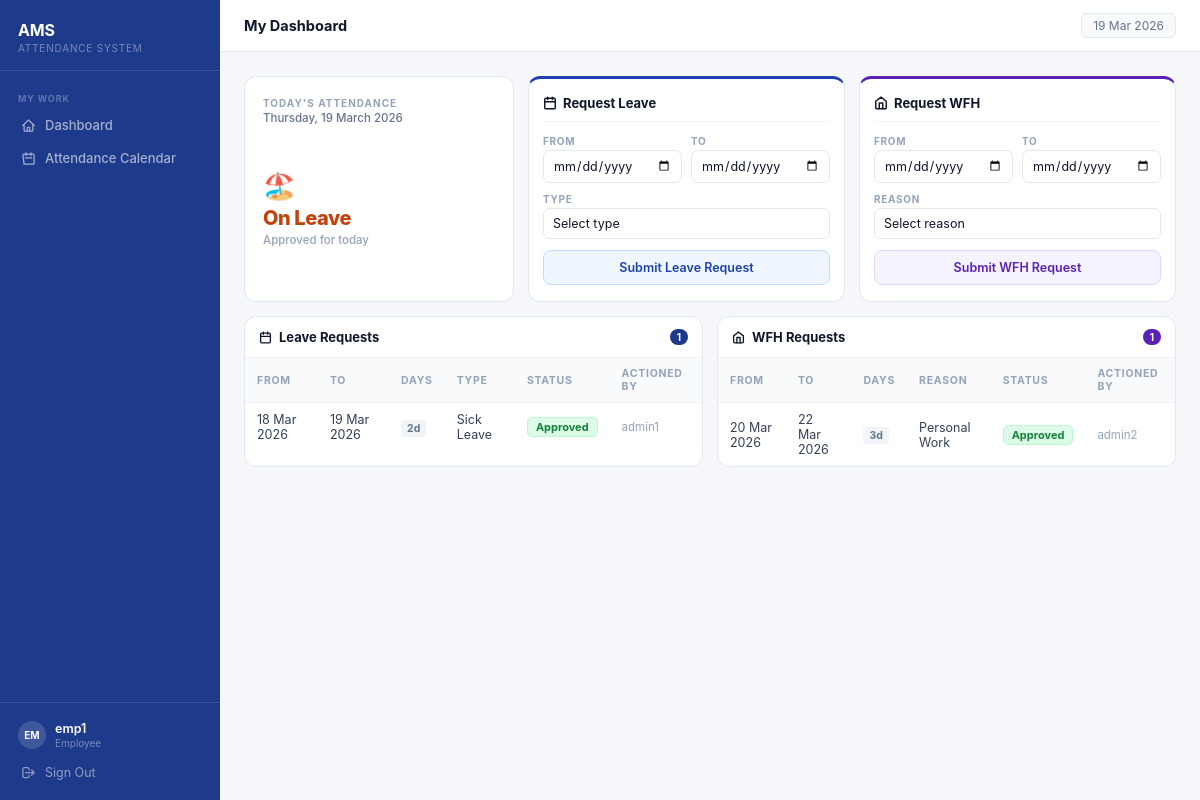
The page /user/ (signed in) on the database its author committed.
### attendance/models.py (models this page shows, shortened)
class LeaveRequest(models.Model):
    STATUS_CHOICES = [
        ('pending', 'Pending'),
        ('approved', 'Approved'),
        ('rejected', 'Rejected'),
    ]
    user = models.ForeignKey(User, on_delete=models.CASCADE, related_name='leave_requests')
    start_date = models.DateField()
    end_date = models.DateField()
    reason = models.TextField(blank=True)
    status = models.CharField(max_length=10, choices=STATUS_CHOICES, default='pending')
    actioned_by = models.ForeignKey(
        User, on_delete=models.SET_NULL, null=True, blank=True, related_name='leave_actions'
    )
    actioned_at = models.DateTimeField(null=True, blank=True)
    created_at = models.DateTimeField(default=datetime.now)
    @property
    def num_days(self):
        return (self.end_date - self.start_date).days + 1

class WFHRequest(models.Model):
    STATUS_CHOICES = [
        ('pending', 'Pending'),
        ('approved', 'Approved'),
        ('rejected', 'Rejected'),
    ]
    user = models.ForeignKey(User, on_delete=models.CASCADE, related_name='wfh_requests')
    start_date = models.DateField()
    end_date = models.DateField()
    reason = models.TextField(blank=True)
    status = models.CharField(max_length=10, choices=STATUS_CHOICES, default='pending')
    actioned_by = models.ForeignKey(
        User, on_delete=models.SET_NULL, null=True, blank=True, related_name='wfh_actions'
    )
    actioned_at = models.DateTimeField(null=True, blank=True)
    created_at = models.DateTimeField(default=datetime.now)
    @property
    def num_days(self):
        return (self.end_date - self.start_date).days + 1

### attendance/views.py (the view)
# urls.py: path('user/', views.user_dashboard, name='user_dashboard'),
@login_required
def user_dashboard(request):
    if is_admin(request.user):
        return redirect('admin_dashboard')
    system_date = get_system_date()
    attendance_today = Attendance.objects.filter(user=request.user, date=system_date).first()
    leave_today = LeaveRequest.objects.filter(
        user=request.user,
        start_date__lte=system_date,
        end_date__gte=system_date,
        status='approved',
    ).first()
    wfh_approved_today = WFHRequest.objects.filter(
        user=request.user,
        start_date__lte=system_date,
        end_date__gte=system_date,
        status='approved',
    ).exists()
    leave_requests = LeaveRequest.objects.filter(user=request.user).order_by('-created_at')
    wfh_requests = WFHRequest.objects.filter(user=request.user).order_by('-created_at')
    attendance_records = Attendance.objects.filter(user=request.user).order_by('date')
    return render(request, 'attendance/user_dashboard.html', {
        'system_date': system_date,
        'attendance_today': attendance_today,
        'leave_today': leave_today,
        'wfh_approved_today': wfh_approved_today,
        'leave_requests': leave_requests,
        'wfh_requests': wfh_requests,
        'attendance_records': attendance_records,
    })

### attendance/views.py (called while the page is built)
def get_system_date():
    s = SystemSettings.objects.first()
    return s.current_date if s else date.today()

def is_admin(user):
    return user.is_staff or user.is_superuser

### attendance/templates/attendance/user_dashboard.html (shortened to what this page needs)
{% extends 'attendance/base.html' %}
{% block topbar_title %}My Dashboard{% endblock %}
{% block content %}
<div class="dash">
  <div class="dash-top">
    <div class="attend-card">
      <div class="attend-label">Today's Attendance</div>
      <div class="attend-date">{{ system_date|date:'l, d F Y' }}</div>
      {% if leave_today %}
        <div class="attend-status attend-status-leave">
          <div class="attend-icon">🏖️</div>
          <div class="attend-status-name">On Leave</div>
          <div class="attend-status-hint">Approved for today</div>
        </div>
      {% endif %}
    </div>
    <div class="dash-forms">
      <div class="form-card form-card-leave">
        <div class="form-title">
          <svg width="14" height="14" viewBox="0 0 24 24" fill="none" stroke="currentColor" stroke-width="2.5" stroke-linecap="round" stroke-linejoin="round"><rect x="3" y="4" width="18" height="18" rx="2" ry="2"/><line x1="16" y1="2" x2="16" y2="6"/><line x1="8" y1="2" x2="8" y2="6"/><line x1="3" y1="10" x2="21" y2="10"/></svg>
          Request Leave
        </div>
        <form method="post" action="{% url 'submit_leave' %}">
          <div class="row2">
            <div class="field">
              <label>From</label>
              <input type="date" name="start_date" id="leaveStart" min="{{ system_date|date:'Y-m-d' }}" required onchange="calcDays('leave')">
            </div>
            <div class="field">
              <label>To</label>
              <input type="date" name="end_date" id="leaveEnd" min="{{ system_date|date:'Y-m-d' }}" required onchange="calcDays('leave')">
            </div>
          </div>
          <div class="field">
            <label>Type</label>
            <select name="reason" required>
              <option value="" disabled selected>Select type</option>
            </select>
          </div>
          <button type="submit" class="sub-btn sub-leave">Submit Leave Request</button>
        </form>
      </div>
      <div class="form-card form-card-wfh">
        <div class="form-title">
          <svg width="14" height="14" viewBox="0 0 24 24" fill="none" stroke="currentColor" stroke-width="2.5" stroke-linecap="round" stroke-linejoin="round"><path d="M3 9l9-7 9 7v11a2 2 0 0 1-2 2H5a2 2 0 0 1-2-2z"/><polyline points="9 22 9 12 15 12 15 22"/></svg>
          Request WFH
        </div>
        <form method="post" action="{% url 'submit_wfh' %}">
          <div class="row2">
            <div class="field">
              <label>From</label>
              <input type="date" name="start_date" id="wfhStart" min="{{ system_date|date:'Y-m-d' }}" required onchange="calcDays('wfh')">
            </div>
            <div class="field">
              <label>To</label>
              <input type="date" name="end_date" id="wfhEnd" min="{{ system_date|date:'Y-m-d' }}" required onchange="calcDays('wfh')">
            </div>
          </div>
          <div class="field">
            <label>Reason</label>
            <select name="reason" required>
              <option value="" disabled selected>Select reason</option>
            </select>
          </div>
          <button type="submit" class="sub-btn sub-wfh">Submit WFH Request</button>
        </form>
      </div>
    </div>
  </div>
  <div class="dash-tables">
    <div class="tbl-card">
      <div class="tbl-head">
        <svg width="13" height="13" viewBox="0 0 24 24" fill="none" stroke="currentColor" stroke-width="2.5" stroke-linecap="round" stroke-linejoin="round"><rect x="3" y="4" width="18" height="18" rx="2"/><line x1="16" y1="2" x2="16" y2="6"/><line x1="8" y1="2" x2="8" y2="6"/><line x1="3" y1="10" x2="21" y2="10"/></svg>
        Leave Requests
        {% if leave_requests %}<span class="tbl-count">{{ leave_requests|length }}</span>{% endif %}
      </div>
      {% if leave_requests %}
      <div class="tbl-scroll">
        <table>
          <thead><tr><th>From</th><th>To</th><th>Days</th><th>Type</th><th>Status</th><th>Actioned By</th></tr></thead>
          <tbody>
            {% for r in leave_requests %}
            <tr>
              <td>{{ r.start_date|date:'d M Y' }}</td>
              <td>{{ r.end_date|date:'d M Y' }}</td>
              <td><span class="days-pill">{{ r.num_days }}d</span></td>
              <td>{{ r.reason|default:"—" }}</td>
              <td><span class="badge badge-{{ r.status }}">{{ r.get_status_display }}</span></td>
              <td class="muted">{{ r.actioned_by.username|default:"—" }}</td>
            </tr>
            {% endfor %}
          </tbody>
        </table>
      </div>
      {% else %}<div class="empty">No leave requests yet.</div>{% endif %}
    </div>
    <div class="tbl-card">
      <div class="tbl-head">
        <svg width="13" height="13" viewBox="0 0 24 24" fill="none" stroke="currentColor" stroke-width="2.5" stroke-linecap="round" stroke-linejoin="round"><path d="M3 9l9-7 9 7v11a2 2 0 0 1-2 2H5a2 2 0 0 1-2-2z"/><polyline points="9 22 9 12 15 12 15 22"/></svg>
        WFH Requests
        {% if wfh_requests %}<span class="tbl-count tbl-count-wfh">{{ wfh_requests|length }}</span>{% endif %}
      </div>
      {% if wfh_requests %}
      <div class="tbl-scroll">
        <table>
          <thead><tr><th>From</th><th>To</th><th>Days</th><th>Reason</th><th>Status</th><th>Actioned By</th></tr></thead>
          <tbody>
            {% for r in wfh_requests %}
            <tr>
              <td>{{ r.start_date|date:'d M Y' }}</td>
              <td>{{ r.end_date|date:'d M Y' }}</td>
              <td><span class="days-pill">{{ r.num_days }}d</span></td>
              <td>{{ r.reason|default:"—" }}</td>
              <td><span class="badge badge-{{ r.status }}">{{ r.get_status_display }}</span></td>
              <td class="muted">{{ r.actioned_by.username|default:"—" }}</td>
            </tr>
            {% endfor %}
          </tbody>
        </table>
      </div>
      {% else %}<div class="empty">No WFH requests yet.</div>{% endif %}
    </div>
  </div>
</div>
{% endblock %}

### attendance/templates/attendance/base.html (shortened to what this page needs)
<!DOCTYPE html>
<html lang="en">
<head>
</head>
<body>
{% if user.is_authenticated %}
<aside class="sidebar" id="sidebar">
  <div class="sb-logo">
    <div class="sb-logo-name">AMS</div>
    <div class="sb-logo-sub">Attendance System</div>
  </div>
  <nav class="sb-nav">
    {% if user.is_staff %}
      <div class="sb-cat">Overview</div>
      <a href="{% url 'admin_dashboard' %}" class="sb-link">
        <svg fill="none" stroke="currentColor" viewBox="0 0 24 24"><path stroke-linecap="round" stroke-linejoin="round" stroke-width="2" d="M3 12l2-2m0 0l7-7 7 7M5 10v10a1 1 0 001 1h3m10-11l2 2m-2-2v10a1 1 0 01-1 1h-3m-6 0a1 1 0 001-1v-4a1 1 0 011-1h2a1 1 0 011 1v4a1 1 0 001 1m-6 0h6"/></svg>
        Dashboard
      </a>
      <div class="sb-cat">Admin</div>
      <a href="{% url 'system_settings' %}" class="sb-link">
        <svg fill="none" stroke="currentColor" viewBox="0 0 24 24"><path stroke-linecap="round" stroke-linejoin="round" stroke-width="2" d="M10.325 4.317c.426-1.756 2.924-1.756 3.35 0a1.724 1.724 0 002.573 1.066c1.543-.94 3.31.826 2.37 2.37a1.724 1.724 0 001.065 2.572c1.756.426 1.756 2.924 0 3.35a1.724 1.724 0 00-1.066 2.573c.94 1.543-.826 3.31-2.37 2.37a1.724 1.724 0 00-2.572 1.065c-.426 1.756-2.924 1.756-3.35 0a1.724 1.724 0 00-2.573-1.066c-1.543.94-3.31-.826-2.37-2.37a1.724 1.724 0 00-1.065-2.572c-1.756-.426-1.756-2.924 0-3.35a1.724 1.724 0 001.066-2.573c-.94-1.543.826-3.31 2.37-2.37.996.608 2.296.07 2.572-1.065z"/><circle cx="12" cy="12" r="3"/></svg>
        System Settings
      </a>
    {% else %}
      <div class="sb-cat">My Work</div>
      <a href="{% url 'user_dashboard' %}" class="sb-link">
        <svg fill="none" stroke="currentColor" viewBox="0 0 24 24"><path stroke-linecap="round" stroke-linejoin="round" stroke-width="2" d="M3 12l2-2m0 0l7-7 7 7M5 10v10a1 1 0 001 1h3m10-11l2 2m-2-2v10a1 1 0 01-1 1h-3m-6 0a1 1 0 001-1v-4a1 1 0 011-1h2a1 1 0 011 1v4a1 1 0 001 1m-6 0h6"/></svg>
        Dashboard
      </a>
      {% if request.resolver_match.url_name == 'user_dashboard' %}
      <a href="#" class="sb-link" id="sb-cal-toggle" onclick="
        var c = document.getElementById('attendance-calendar');
        var show = c.style.display === 'none';
        c.style.display = show ? 'block' : 'none';
        if (show) c.scrollIntoView({behavior:'smooth'});
        return false;
      ">
        <svg fill="none" stroke="currentColor" viewBox="0 0 24 24"><path stroke-linecap="round" stroke-linejoin="round" stroke-width="2" d="M8 7V3m8 4V3m-9 8h10M5 21h14a2 2 0 002-2V7a2 2 0 00-2-2H5a2 2 0 00-2 2z"/></svg>
        Attendance Calendar
      </a>
      {% endif %}
    {% endif %}
  </nav>
  <div class="sb-foot">
    <div class="sb-user">
      <div class="sb-avatar">{{ user.username|slice:":2"|upper }}</div>
      <div>
        <div class="sb-username">{{ user.username }}</div>
        <div class="sb-role">{% if user.is_staff %}Administrator{% else %}Employee{% endif %}</div>
      </div>
    </div>
    <a href="{% url 'logout' %}" class="sb-logout">
      <svg fill="none" stroke="currentColor" viewBox="0 0 24 24"><path stroke-linecap="round" stroke-linejoin="round" stroke-width="2" d="M17 16l4-4m0 0l-4-4m4 4H7m6 4v1a3 3 0 01-3 3H6a3 3 0 01-3-3V7a3 3 0 013-3h4a3 3 0 013 3v1"/></svg>
      Sign Out
    </a>
  </div>
</aside>
<div class="main-area">
  <div class="topbar">
    <div class="topbar-left">
      <span class="topbar-title">{% block topbar_title %}{% endblock %}</span>
    </div>
    <span class="topbar-date">{{ system_date|date:"d M Y" }}</span>
  </div>
  <div class="content">
    {% block content %}{% endblock %}
  </div>
</div>
{% endif %}
</body>
</html>

### attendance/templates/attendance/base.html (style rules this page uses)
*, *::before, *::after { box-sizing: border-box; margin: 0; padding: 0; }
:root { --navy: #1e3a8a; --navy-dark: #1e40af; --sidebar-w: 220px; --bar-h: 52px; }
body { font-family: -apple-system, BlinkMacSystemFont, 'Segoe UI', Roboto, sans-serif; background: #f5f7fb; color: #1a2332; min-height: 100vh; display: flex; }
a { text-decoration: none; color: inherit; }
.sidebar { width: var(--sidebar-w); min-height: 100vh; background: var(--navy); position: fixed; top: 0; left: 0; bottom: 0; display: flex; flex-direction: column; z-index: 200; }
.sb-logo { padding: 20px 18px 16px; border-bottom: 1px solid rgba(255,255,255,.12); }
.sb-logo-name { font-size: 16px; font-weight: 700; color: #fff; letter-spacing: -.01em; }
.sb-logo-sub { font-size: 10px; color: rgba(255,255,255,.4); text-transform: uppercase; letter-spacing: .08em; margin-top: 2px; }
.sb-nav { flex: 1; padding: 12px 10px; display: flex; flex-direction: column; gap: 1px; }
.sb-cat { font-size: 9px; font-weight: 700; letter-spacing: .1em; text-transform: uppercase; color: rgba(255,255,255,.3); padding: 10px 8px 4px; }
.sb-link { display: flex; align-items: center; gap: 9px; padding: 8px 11px; border-radius: 7px; font-size: 13px; font-weight: 500; color: rgba(255,255,255,.6); transition: background .12s, color .12s; }
.sb-link svg { width: 15px; height: 15px; flex-shrink: 0; }
.sb-foot { border-top: 1px solid rgba(255,255,255,.12); padding: 12px 10px; }
.sb-user { display: flex; align-items: center; gap: 9px; padding: 6px 8px; margin-bottom: 2px; }
.sb-avatar { width: 28px; height: 28px; border-radius: 50%; background: rgba(255,255,255,.15); display: flex; align-items: center; justify-content: center; font-size: 10px; font-weight: 700; color: #fff; flex-shrink: 0; }
.sb-username { font-size: 12.5px; font-weight: 600; color: #fff; }
.sb-role { font-size: 10px; color: rgba(255,255,255,.4); margin-top: 1px; }
.sb-logout { display: flex; align-items: center; gap: 9px; padding: 8px 11px; border-radius: 7px; font-size: 12.5px; color: rgba(255,255,255,.5); transition: background .12s, color .12s; cursor: pointer; }
.sb-logout svg { width: 15px; height: 15px; }
.main-area { margin-left: var(--sidebar-w); flex: 1; display: flex; flex-direction: column; min-height: 100vh; }
.topbar { height: var(--bar-h); background: #fff; border-bottom: 1px solid #e4e8f0; display: flex; align-items: center; justify-content: space-between; padding: 0 24px; position: sticky; top: 0; z-index: 100; }
.topbar-left { display: flex; align-items: center; gap: 9px; }
.topbar-title { font-size: 14.5px; font-weight: 700; color: #0f172a; }
.topbar-date { font-size: 12px; color: #64748b; background: #f8fafc; border: 1px solid #e2e8f0; padding: 4px 11px; border-radius: 6px; }
.content { padding: 24px; flex: 1; }
table { width: 100%; border-collapse: collapse; font-size: 12.5px; }
thead th { padding: 8px 13px; text-align: left; font-size: 10px; font-weight: 700; letter-spacing: .07em; text-transform: uppercase; color: #94a3b8; background: #f8fafc; border-bottom: 1px solid #e2e8f0; }
tbody td { padding: 10px 13px; border-bottom: 1px solid #f1f5f9; color: #334155; vertical-align: middle; }
tbody tr:last-child td { border-bottom: none; }
.badge { display: inline-block; padding: 2px 9px; border-radius: 99px; font-size: 10.5px; font-weight: 700; }
.badge-approved { background: #f0fdf4; color: #15803d; border: 1px solid #bbf7d0; }

### rows shown on the page
LeaveRequest: start_date "18 Mar 2026", end_date "19 Mar 2026", num_days "2", reason "Sick Leave", status "Approved", actioned_by.username "admin1"
WFHRequest: start_date "20 Mar 2026", end_date "22 Mar 2026", num_days "3", reason "Personal Work", status "Approved", actioned_by.username "admin2"

### other values the page prints
{{ user.username|slice:":2"|upper }} "EM"
{{ user.username }} "emp1"
{{ system_date|date:"d M Y" }} "19 Mar 2026"
{{ system_date|date:'l, d F Y' }} "Thursday, 19 March 2026"
{{ leave_requests|length }} "1"
{{ wfh_requests|length }} "1"
